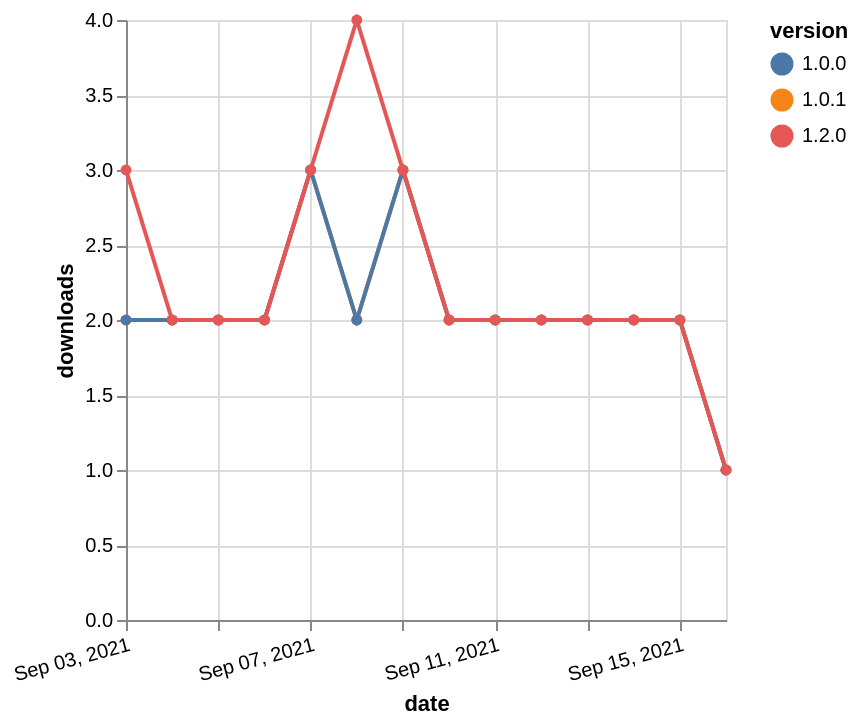

Write a Vega-Lite specification for this figure.
### Vega-Lite specification from a JSON file in a GitHub repository (floating-point values rounded to 4 significant figures)
{"$schema": "https://vega.github.io/schema/vega-lite/v5.json", "description": "A simple bar chart with embedded data.", "data": {"values": [{"date": "2021-09-03", "total": 351, "delta": 2, "version": "1.0.1"}, {"date": "2021-09-04", "total": 353, "delta": 2, "version": "1.0.1"}, {"date": "2021-09-05", "total": 355, "delta": 2, "version": "1.0.1"}, {"date": "2021-09-06", "total": 357, "delta": 2, "version": "1.0.1"}, {"date": "2021-09-07", "total": 360, "delta": 3, "version": "1.0.1"}, {"date": "2021-09-08", "total": 362, "delta": 2, "version": "1.0.1"}, {"date": "2021-09-09", "total": 365, "delta": 3, "version": "1.0.1"}, {"date": "2021-09-10", "total": 367, "delta": 2, "version": "1.0.1"}, {"date": "2021-09-11", "total": 369, "delta": 2, "version": "1.0.1"}, {"date": "2021-09-12", "total": 371, "delta": 2, "version": "1.0.1"}, {"date": "2021-09-13", "total": 373, "delta": 2, "version": "1.0.1"}, {"date": "2021-09-14", "total": 375, "delta": 2, "version": "1.0.1"}, {"date": "2021-09-15", "total": 377, "delta": 2, "version": "1.0.1"}, {"date": "2021-09-16", "total": 378, "delta": 1, "version": "1.0.1"}, {"date": "2021-09-03", "total": 655, "delta": 2, "version": "1.0.0"}, {"date": "2021-09-04", "total": 657, "delta": 2, "version": "1.0.0"}, {"date": "2021-09-05", "total": 659, "delta": 2, "version": "1.0.0"}, {"date": "2021-09-06", "total": 661, "delta": 2, "version": "1.0.0"}, {"date": "2021-09-07", "total": 664, "delta": 3, "version": "1.0.0"}, {"date": "2021-09-08", "total": 666, "delta": 2, "version": "1.0.0"}, {"date": "2021-09-09", "total": 669, "delta": 3, "version": "1.0.0"}, {"date": "2021-09-10", "total": 671, "delta": 2, "version": "1.0.0"}, {"date": "2021-09-11", "total": 673, "delta": 2, "version": "1.0.0"}, {"date": "2021-09-12", "total": 675, "delta": 2, "version": "1.0.0"}, {"date": "2021-09-13", "total": 677, "delta": 2, "version": "1.0.0"}, {"date": "2021-09-14", "total": 679, "delta": 2, "version": "1.0.0"}, {"date": "2021-09-15", "total": 681, "delta": 2, "version": "1.0.0"}, {"date": "2021-09-16", "total": 682, "delta": 1, "version": "1.0.0"}, {"date": "2021-09-03", "total": 219, "delta": 3, "version": "1.2.0"}, {"date": "2021-09-04", "total": 221, "delta": 2, "version": "1.2.0"}, {"date": "2021-09-05", "total": 223, "delta": 2, "version": "1.2.0"}, {"date": "2021-09-06", "total": 225, "delta": 2, "version": "1.2.0"}, {"date": "2021-09-07", "total": 228, "delta": 3, "version": "1.2.0"}, {"date": "2021-09-08", "total": 232, "delta": 4, "version": "1.2.0"}, {"date": "2021-09-09", "total": 235, "delta": 3, "version": "1.2.0"}, {"date": "2021-09-10", "total": 237, "delta": 2, "version": "1.2.0"}, {"date": "2021-09-11", "total": 239, "delta": 2, "version": "1.2.0"}, {"date": "2021-09-12", "total": 241, "delta": 2, "version": "1.2.0"}, {"date": "2021-09-13", "total": 243, "delta": 2, "version": "1.2.0"}, {"date": "2021-09-14", "total": 245, "delta": 2, "version": "1.2.0"}, {"date": "2021-09-15", "total": 247, "delta": 2, "version": "1.2.0"}, {"date": "2021-09-16", "total": 248, "delta": 1, "version": "1.2.0"}]}, "width": "container", "mark": {"type": "line", "point": {"filled": true}}, "encoding": {"x": {"field": "date", "type": "temporal", "timeUnit": "yearmonthdate", "title": "date", "axis": {"labelAngle": -15}}, "y": {"field": "delta", "type": "quantitative", "title": "downloads"}, "color": {"field": "version", "type": "nominal"}, "tooltip": {"field": "delta"}}}
